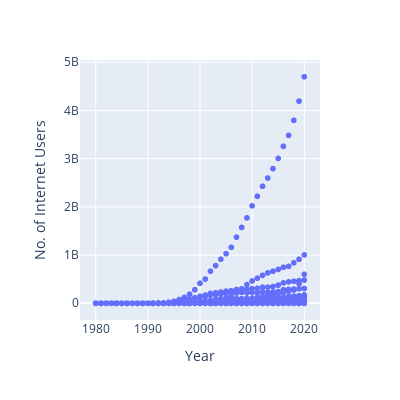

This figure's notebook cell:
### Code cell
import plotly.express as px 
fig = px.scatter(
    data_frame = df_country, x='Year', y='No. of Internet Users', width = 400, height = 400
)
fig.show()

### Figure 1 — Plotly figure (JSON) as saved in the notebook; plotly's stock layout.template omitted (floating-point values rounded to 4 significant figures; data arrays with more than 128 entries replaced by an {"elided": "..."} marker saying what was removed)
{"data": [{"hovertemplate": "Year=%{x}<br>No. of Internet Users=%{y}<extra></extra>", "legendgroup": "", "marker": {"color": "#636efa", "symbol": "circle"}, "mode": "markers", "name": "", "showlegend": false, "type": "scattergl", "x": {"elided": "8867 int values"}, "xaxis": "x", "y": {"elided": "8867 int values"}, "yaxis": "y"}], "layout": {"height": 400, "legend": {"tracegroupgap": 0}, "margin": {"t": 60}, "width": 400, "xaxis": {"anchor": "y", "domain": [0, 1], "title": {"text": "Year"}}, "yaxis": {"anchor": "x", "domain": [0, 1], "title": {"text": "No. of Internet Users"}}}}
